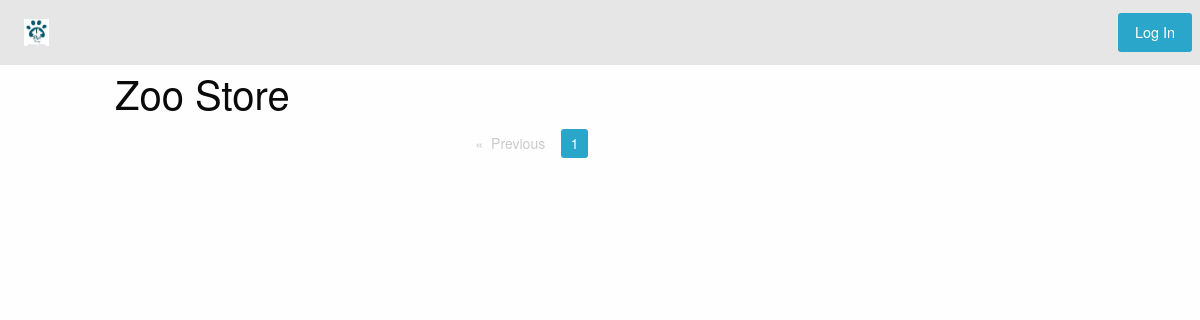
/articles/all/, run on an earlier commit of the app's database.
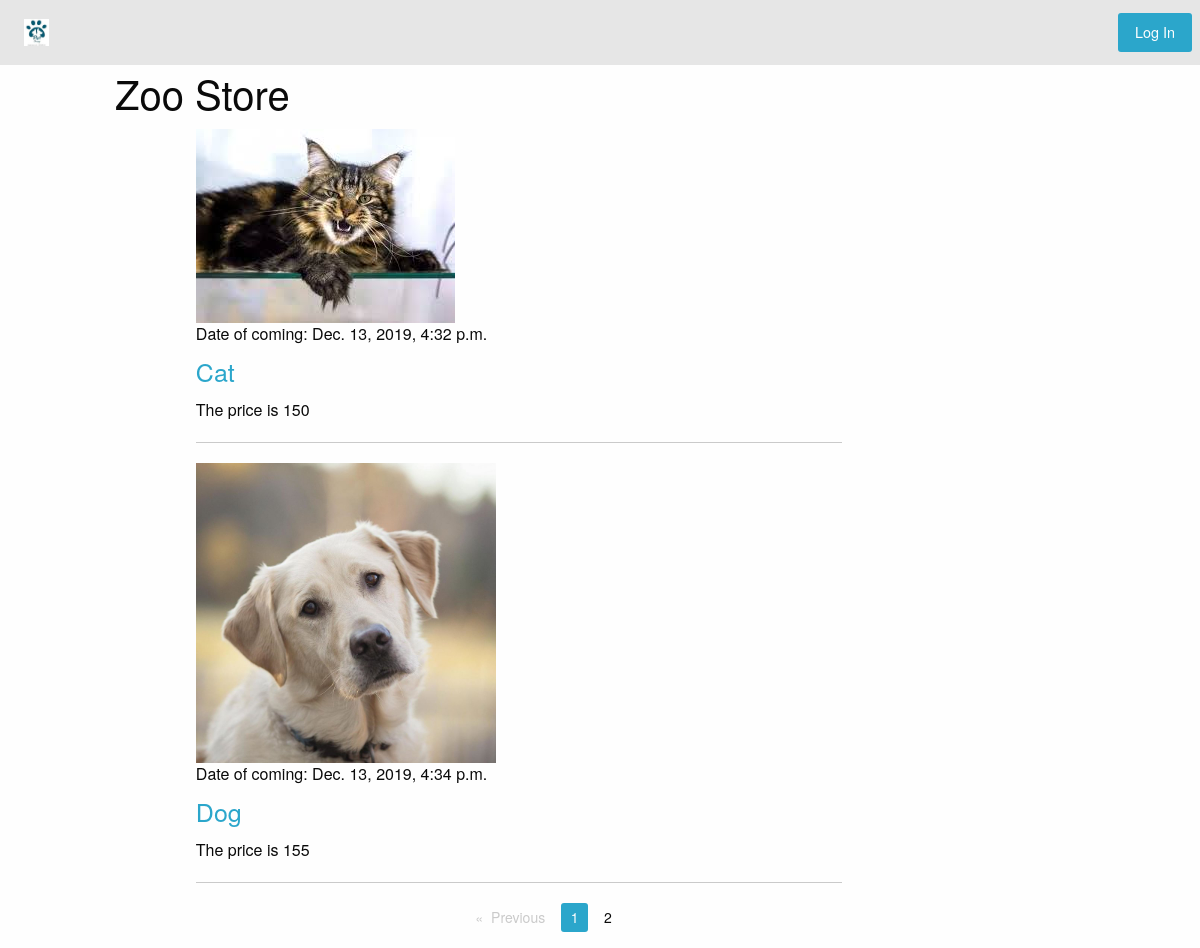
And on a later commit of the database.
### article/models.py (models this page shows)
class Animal(models.Model):
    class Meta:
        db_table = "animal"
    animal_name = models.CharField(max_length=200)
    animal_desc = models.TextField()
    animal_price = models.IntegerField()
    animal_date = models.DateTimeField()

### article/views.py (the view)
# urls.py: path('articles/all/', article.views.animals),
def animals(request, page_number=1):
    all_articles = Animal.objects.all()
    current_page = Paginator(all_articles, 2)
    return render_to_response('animals.html', {'animals': current_page.page(page_number),
                                                'username': auth.get_user(request).username})

### article/templates/animals.html (shortened to what this page needs)
{% extends 'main.html' %}
{% load staticfiles %}
{% block animal %}
    <div class="large-8 columns">
        {% for animal in animals %}
            {% if animal.id == 1%}
            <img src="{% static "/static/img/cat.jpg" %}" alt="animalpic">
            {% endif %}
            {% if animal.id == 2%}
            <img src="{% static "/static/img/dog.jpg" %}" alt="animalpic" width="300px" width="350px">
            {% endif %}
            <h6>Date of coming: {{ animal.animal_date }}</h6>
            <h4><a href="/articles/get/{{ animal.id }}">{{ animal.animal_name }}</a></h4>
            <p>The price is {{ animal.animal_price }} </p>
            <hr>
        {% endfor %}
    </div>
    <div class="row">
        <div class="large-3 large-offset-5 columns">
            <nav aria-label="Pagination">
            <ul class="pagination">
                {% if animals.has_previous %}
                    <li class="pagination-previous enabled"><a href="/page/{{ animals.previous_page_number }}" aria-label="Previous page">Previous <span class="show-for-sr">{{ page }}</span></a></li>
                {% else %}
                <li class="pagination-previous disabled">Previous <span class="show-for-sr">page</span></li>
                {% endif %}
                {% for page in animals.paginator.page_range %}
                    {% if page == animals.number %}
                        <li class="current"><span class="show-for-sr">You're on page</span>{{ page }}</li>
                    {% else %}
                        <li><a href="/page/{{ page }}">{{ page }}</a></li>
                    {% endif %}
                {% endfor %}
            {% if animal.has_next %}
                <li class="pagination-next enabled"><a href="/page/{{ animals.next_page_number }}" aria-label="Next page">Next <span class="show-for-sr">{{ page }}</span></a></li>
            {% else %}
                <li><a href="/page/{{ page }}" aria-label="Page 2">{{ page }}</a></li>
            {% endif %}
            </ul>
            </nav>
        </div>
    </div>
{% endblock %}

### templates/main.html (shortened to what this page needs)
{% load staticfiles %}
<!doctype html>
<html lang="en">
<head>
    <link rel="stylesheet" type="text/css" href="{% static "static/css/style.css" %}">
</head>
<body>
    <div class="top-bar">
          <div class="top-bar-left">
            <ul class="menu">
                <li><u><a href="/"><img src="{% static "static/img/1.jpg" %}"  width="25px" height="25px" alt="logo"></a></u></li>
            </ul>
        </div>
        <div class="top-bar-right">
            <ul class="menu">
                {% if username %}
                    <a class="button" href="/auth/logout/">Log Out ({{ username }})</a>
                {% else %}
                    <a class="button" href="/auth/login/">Log In</a>
                {% endif %}
            </ul>
        </div>
    </div>
    <div class="grid-container">
    <h2>Zoo Store</h2>
        <div class="grid-x">
        <div class="small-1 columns"></div> <!— Для отступа слева —>
            <div class="small-8 columns">{% block animal %}{% endblock %}</div></div>
    </div>
</body>
</html>

What changed in the data, as far as the page shows it:
added Animal: animal_date "Dec. 13, 2019, 4:32 p.m.", animal_name "Cat", animal_price "150"
added Animal: animal_date "Dec. 13, 2019, 4:34 p.m.", animal_name "Dog", animal_price "155"
Also different on the page:
new list line: "2"
